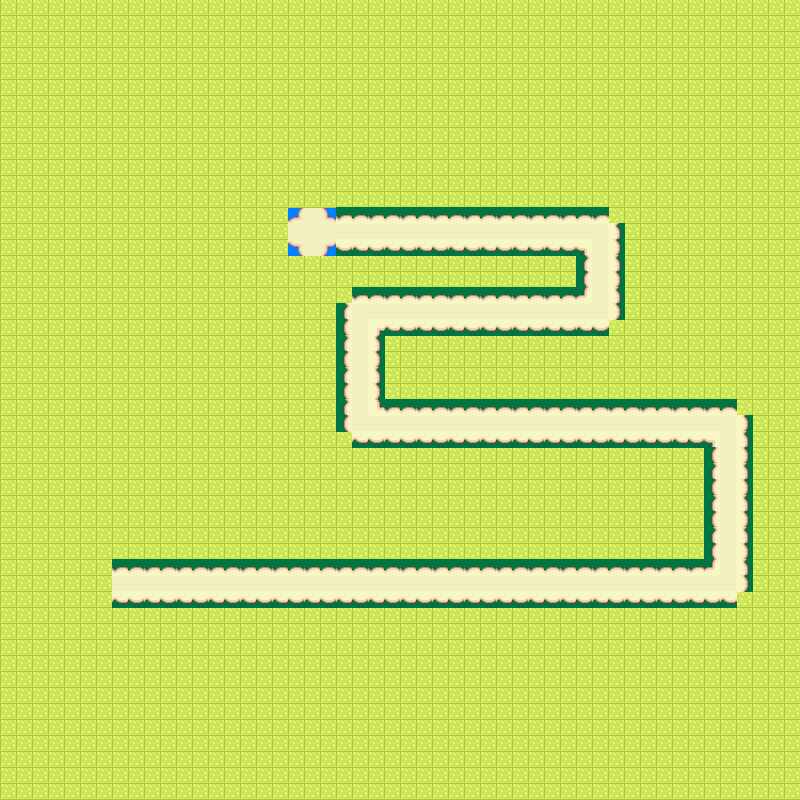

This game map was drawn from its Tiled (.tmx) file and the tilesets committed beside it. A one-line description and the trimmed map source follow:
An orthogonal 50x50 tile map with 16x16 px tiles, 2 tile layers (Calque de Tuiles 1, décors), 5 tilesets and 43 objects (29x roto, 5x cases_question, 3x changement_map, 3x gagner_pieces, 2x cases_reculer).

<map version="1.10" tiledversion="1.11.0" orientation="orthogonal" renderorder="right-down" width="50" height="50" tilewidth="16" tileheight="16" infinite="0" nextlayerid="14" nextobjectid="90">
 <tileset firstgid="1" source="herbe.tsx" />
 <tileset firstgid="2" source="chemin_1.tsx" />
 <tileset firstgid="38" source="N3.tsx" />
 <tileset firstgid="313" source="carré.tsx" />
 <tileset firstgid="322" source="case_start.tsx" />
 <layer id="1" name="Calque de Tuiles 1" width="50" height="50">
  <data>[2500 cells, 2500 non-empty, 1 distinct tile ids]</data>
 </layer>
 <layer id="8" name="décors" width="50" height="50">
  <data>[2500 cells, 348 non-empty, 21 distinct tile ids]</data>
 </layer>
 <objectgroup id="11" name="changement_map" visible="0">
  <object id="73" type="changement_map" x="464" y="416" width="16" height="16" />
  <object id="74" type="changement_map" x="416" y="224" width="16" height="16" />
  <object id="79" type="changement_map" x="656" y="576" width="16" height="16" />
 </objectgroup>
 <objectgroup id="13" name="cases_question">
  <object id="85" type="cases_question" x="720" y="576" width="16" height="16" />
  <object id="86" type="cases_question" x="528" y="416" width="16" height="16" />
  <object id="87" type="cases_question" x="592" y="416" width="16" height="16" />
  <object id="88" type="cases_question" x="656" y="416" width="16" height="16" />
  <object id="89" type="cases_question" x="720" y="416" width="16" height="16" />
 </objectgroup>
 <objectgroup id="4" name="roto" visible="0">
  <properties>
   <property name="type" value="cases_deplacement" />
  </properties>
  <object id="2" type="roto" x="128" y="576" width="16" height="16" />
  <object id="3" type="roto" x="176" y="576" width="16" height="16" />
  <object id="6" type="roto" x="240" y="576" width="16" height="16" />
  <object id="7" x="324.667" y="586" width="3.33333" />
  <object id="8" type="roto" x="304" y="576" width="16" height="16" />
  <object id="19" type="roto" x="400" y="576" width="16" height="16" />
  <object id="21" type="roto" x="464" y="576" width="16" height="16" />
  <object id="22" type="roto" x="528" y="576" width="16" height="16" />
  <object id="23" type="roto" x="592" y="576" width="16" height="16" />
  <object id="24" type="roto" x="656" y="576" width="16" height="16" />
  <object id="25" type="roto" x="720" y="576" width="16" height="16" />
  <object id="27" type="roto" x="720" y="462.576" width="16" height="16" />
  <object id="28" type="roto" x="719.254" y="416" width="16" height="16" />
  <object id="29" type="roto" x="656" y="416" width="16" height="16" />
  <object id="30" type="roto" x="592" y="416" width="16" height="16" />
  <object id="31" type="roto" x="528" y="416" width="16" height="16" />
  <object id="32" type="roto" x="464" y="416" width="16" height="16" />
  <object id="33" type="roto" x="400" y="416" width="16" height="16" />
  <object id="47" type="roto" x="352" y="416" width="16" height="16" />
  <object id="48" type="roto" x="352" y="352" width="16" height="16" />
  <object id="49" type="roto" x="352" y="304" width="16" height="16" />
  <object id="50" type="roto" x="448" y="304" width="16" height="16" />
  <object id="51" type="roto" x="512" y="304" width="16" height="16" />
  <object id="52" type="roto" x="592" y="304" width="16" height="16" />
  <object id="57" type="roto" x="592" y="224" width="16" height="16" />
  <object id="58" type="roto" x="528" y="224" width="16" height="16" />
  <object id="67" type="roto" x="463.333" y="224.333" width="16" height="16" />
  <object id="68" type="roto" x="368" y="224" width="16" height="16" />
  <object id="69" type="roto" x="304" y="224" width="16" height="16" />
  <object id="71" type="roto" x="415.333" y="222.667" width="16" height="16" />
 </objectgroup>
 <objectgroup id="9" name="cases_reculer" visible="0">
  <object id="34" type="cases_reculer" x="400" y="576" width="16" height="16" />
  <object id="37" type="cases_reculer" x="528" y="576" width="16" height="16" />
 </objectgroup>
 <objectgroup id="10" name="gagner_pieces" visible="0">
  <object id="38" type="gagner_pieces" x="592" y="576" width="16" height="16" />
  <object id="39" type="gagner_pieces" x="720" y="464" width="16" height="16" />
  <object id="41" type="gagner_pieces" x="464" y="576" width="16" height="16" />
 </objectgroup>
</map>